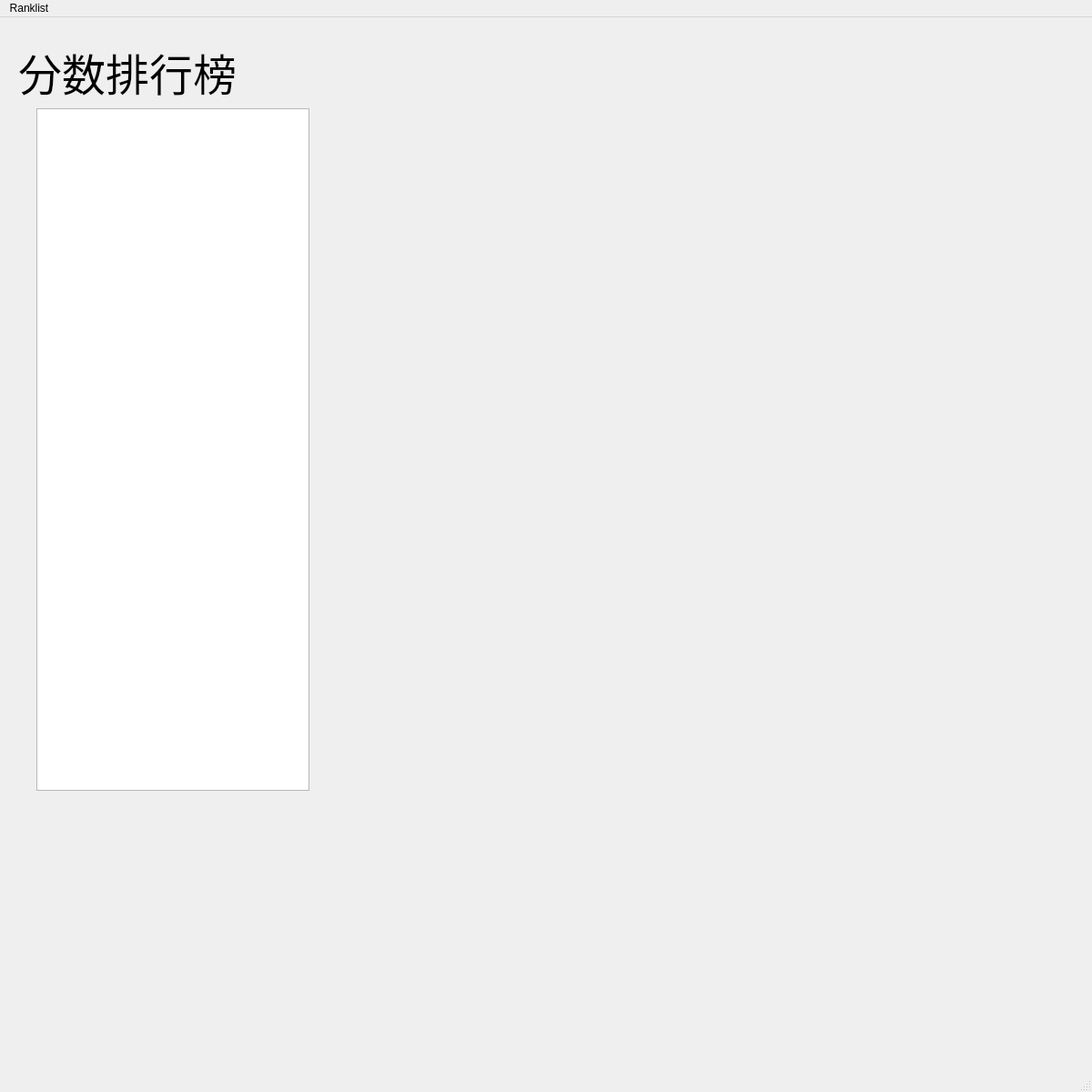
<?xml version="1.0" encoding="UTF-8"?>
<ui version="4.0">
 <class>CHR_MainWindow</class>
 <widget class="QMainWindow" name="CHR_MainWindow">
  <property name="geometry">
   <rect>
    <x>0</x>
    <y>0</y>
    <width>1200</width>
    <height>1200</height>
   </rect>
  </property>
  <property name="windowTitle">
   <string>MainWindow</string>
  </property>
  <widget class="QWidget" name="centralwidget">
   <widget class="QLabel" name="TitileLabel">
    <property name="geometry">
     <rect>
      <x>20</x>
      <y>0</y>
      <width>381</width>
      <height>121</height>
     </rect>
    </property>
    <property name="font">
     <font>
      <family>楷体</family>
      <pointsize>36</pointsize>
      <weight>50</weight>
      <italic>false</italic>
      <bold>false</bold>
     </font>
    </property>
    <property name="text">
     <string>分数排行榜</string>
    </property>
   </widget>
   <widget class="QPlainTextEdit" name="plainTextEdit">
    <property name="geometry">
     <rect>
      <x>40</x>
      <y>100</y>
      <width>300</width>
      <height>750</height>
     </rect>
    </property>
    <property name="font">
     <font>
      <family>Microsoft JhengHei</family>
      <pointsize>14</pointsize>
     </font>
    </property>
    <property name="readOnly">
     <bool>true</bool>
    </property>
   </widget>
  </widget>
  <widget class="QMenuBar" name="menubar">
   <property name="geometry">
    <rect>
     <x>0</x>
     <y>0</y>
     <width>1200</width>
     <height>21</height>
    </rect>
   </property>
   <widget class="QMenu" name="menuRanklist">
    <property name="title">
     <string>Ranklist</string>
    </property>
   </widget>
   <addaction name="menuRanklist"/>
  </widget>
  <widget class="QStatusBar" name="statusbar"/>
 </widget>
 <resources/>
 <connections/>
</ui>
